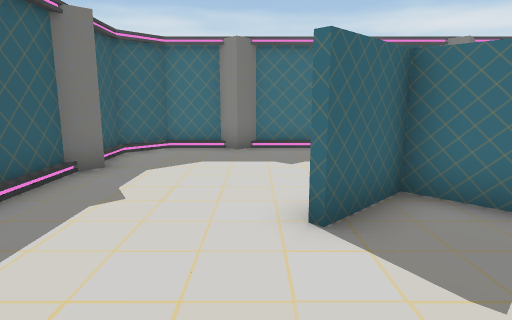
[1] (above)

16 first-person views from a walk through a scene from a Unity 3-D project. The camera is 1.3 m above the floor, tilts 10° down and sees 75° across. The floor is counted in squares, 1 m on a side. Each view is taken from the middle of a square. On the plan, view 1 faces up. The plan holds only what a view shows up to about 14 squares ahead; the rest is blank.

[2]
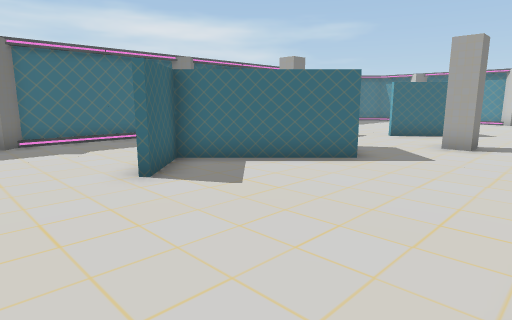

[3]
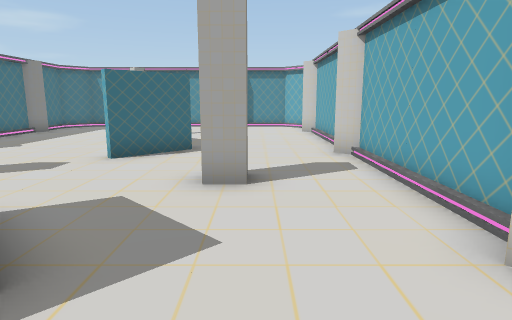

[4]
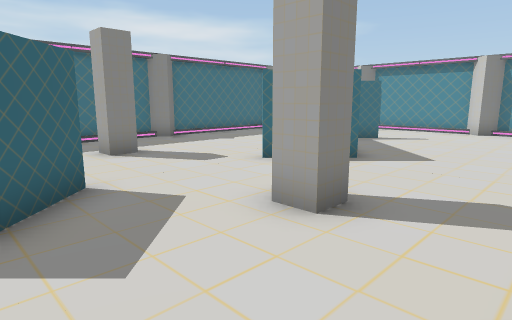

[5]
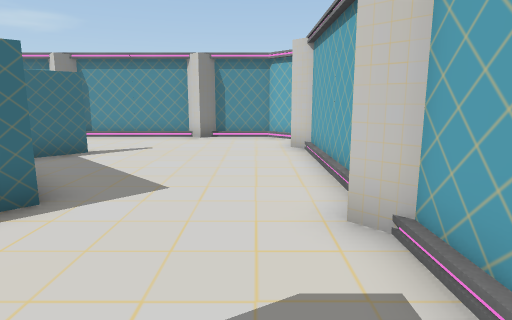

[6]
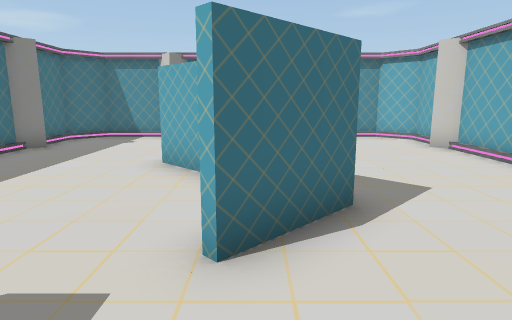

[7]
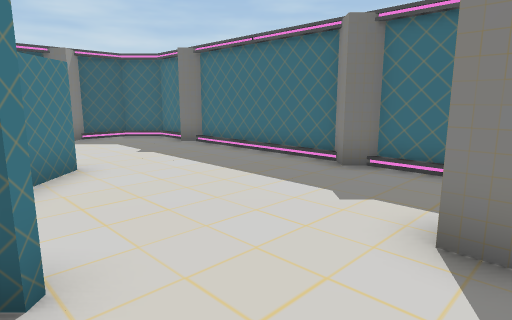

[8]
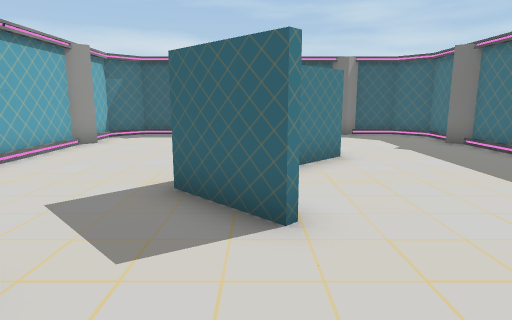

[9]
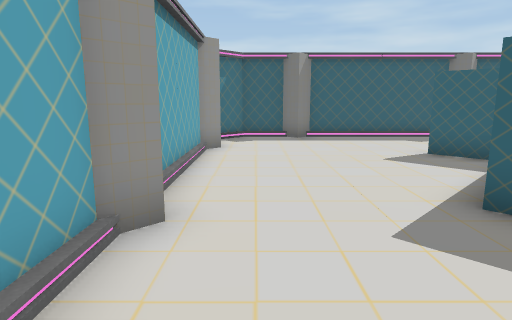

[10]
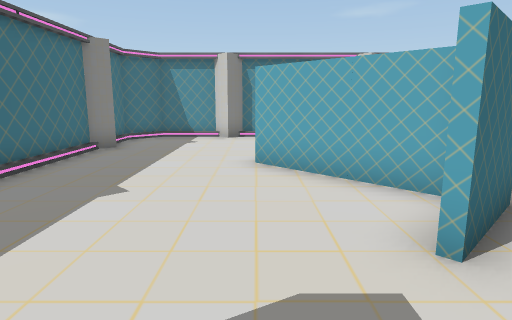

[11]
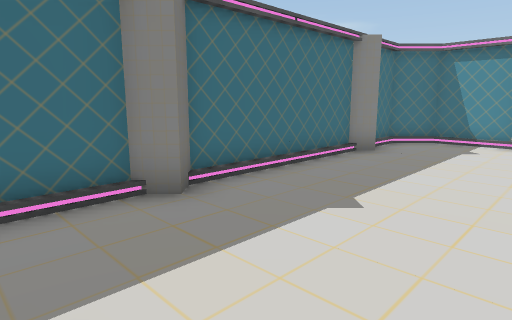

[12]
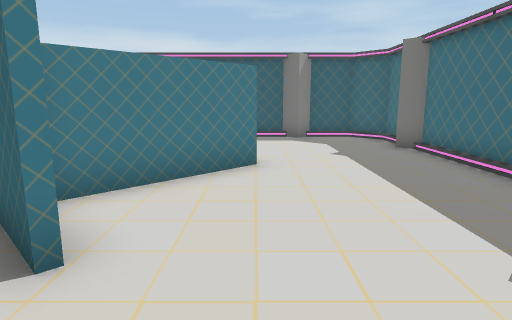

[13]
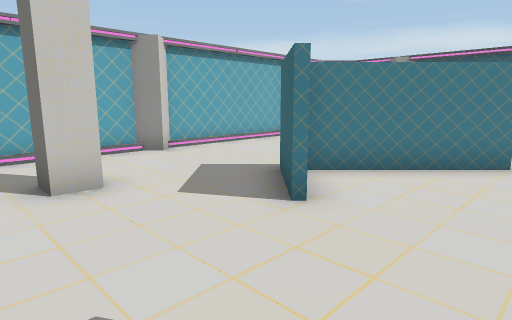

[14]
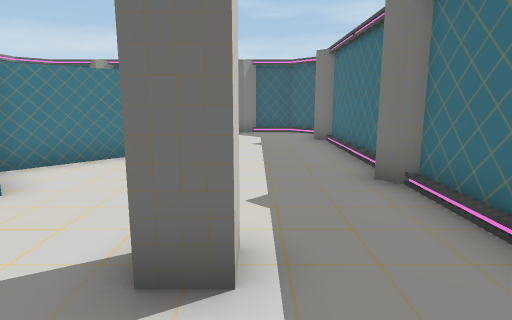

[15]
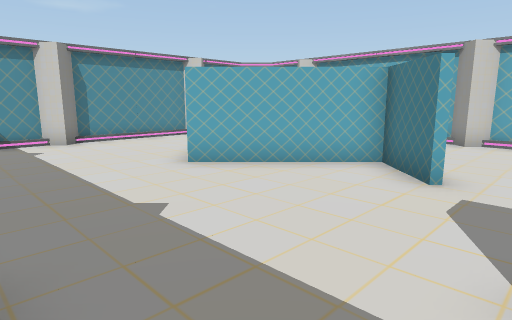

[16]
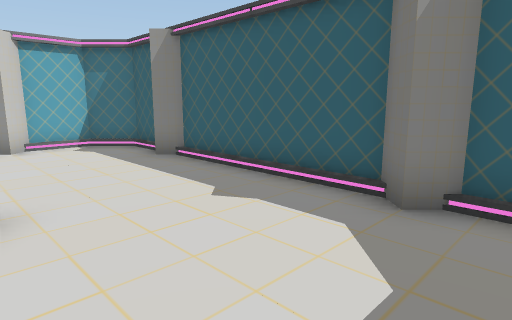

### Floor plan
Points are (right, up) in squares from view 1. A wall is a line through its corners. A room is listed if a view was taken in it or the views show most of it. See-through windows are left out.
Room 1 (views 1, 2, 3, 4, 5, 6, 7, 8, 9, 10, 11, 12, 13, 14, 15, 16)
walls: (10.7, 3.5) (12.1, 2) (15.1, 5); (6.7, 3.4) (5.1, 1.8) (2.1, 4.7) (0.6, 3.2); (12.1, 1.7) (10.5, 3.3); (2, 5.1) (5, 2.2); (11.9, -2.5) (17.1, -2.5); (5.9, -2.5) (11, -2.5); (16.5, 3.3) (15.6, 4.2); (0, -2.5) (5, -2.5); (18.4, -2.5) (19.5, -2.5) (20.5, -1.5) (20.5, 8.5) (19.5, 9.5) (-2.5, 9.5) (-3.5, 8.5) (-3.5, 7); (-3.5, 6.1) (-3.5, 1); (-3.5, 0.1) (-3.5, -1.5) (-2.5, -2.5) (-0.9, -2.5)
objects: pillar (-3, 0) to (-3, 1); pillar (-3, 6) to (-3, 7); pillar (0, -2); pillar (0, 9); pillar (6, -2); pillar (6, 9); pillar (8, 0) to (9, 1); pillar (8, 6) to (9, 7); pillar (12, -2); pillar (12, 9); pillar (18, -3) to (18, -2); pillar (18, 9); pillar (20, 1) to (21, 1); pillar (20, 6) to (21, 6)

Where each view was taken, in squares from view 1:
view 1: 0 up, 0 right, facing up
view 2: 2 down, 2 left, facing up-right
view 3: 0 up, 3 right, facing right
view 4: 2 down, 5 right, facing up-right
view 5: 1 down, 8 right, facing right
view 6: 3 up, 8 right, facing right
view 7: 3 up, 9 right, facing up-left
view 8: 3 up, 10 right, facing left
view 9: 1 down, 9 right, facing left
view 10: 5 up, 8 right, facing right
view 11: 5 up, 9 right, facing up-right
view 12: 5 up, 9 right, facing left
view 13: 6 up, 10 right, facing down-left
view 14: 7 up, 11 right, facing left
view 15: 9 up, 9 right, facing down-right
view 16: 8 up, 1 right, facing down-left
